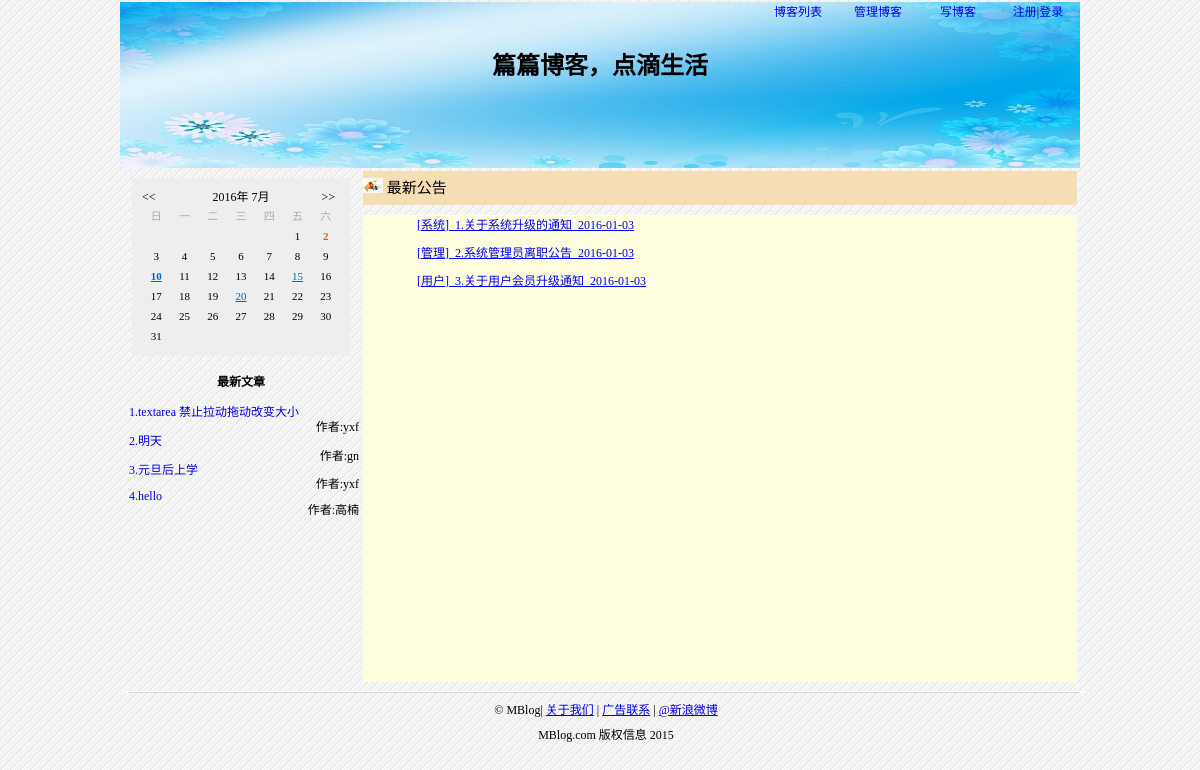
The page / on the database its author committed.
### tables this page shows
CREATE TABLE `bms_article` (
  `id` int(10) NOT NULL auto_increment COMMENT '编号',
  `atitle` varchar(200) NOT NULL COMMENT '文章标题',
  `acontent` text NOT NULL COMMENT '文章内容',
  `aauthor` varchar(20) NOT NULL COMMENT '文章作者',
  `adate` datetime NOT NULL COMMENT '上传时间',
  PRIMARY KEY  (`id`)
);

CREATE TABLE `bms_notice` (
  `id` int(4) NOT NULL auto_increment COMMENT '编号',
  `ntype` varchar(10) NOT NULL COMMENT '公告类型',
  `ntitle` varchar(50) NOT NULL COMMENT '公告主题',
  `ncontent` varchar(800) NOT NULL COMMENT '公告内容',
  `ntime` date NOT NULL COMMENT '发布时间',
  PRIMARY KEY  (`id`)
);

### artindex.php (the view, shortened to what this page needs)
<!DOCTYPE html PUBLIC "-//W3C//DTD XHTML 1.0 Transitional//EN" "http://www.w3.org/TR/xhtml1/DTD/xhtml1-transitional.dtd">
<html xmlns="http://www.w3.org/1999/xhtml">
<head>
</head>
<body>
<?
	$sql="select * from bms_article";
	$i=0;
	$result_ar=mysql_query($sql);
	while($rows=mysql_fetch_assoc($result_ar)){
		$i++;
	?>
	<p align="left"><a style="text-decoration:none" href="check.php?id=<?=$rows['id']?>">&nbsp;&nbsp;<?=$i.'.'.$rows['atitle'] ?></a></p>
	<p align="right">作者:<?=$rows['aauthor']?></p>
	<? }?>
</body>
</html>

### index.php (shortened to what this page needs)
<!DOCTYPE html PUBLIC "-//W3C//DTD HTML 4.01 Transitional//EN" "http://www.w3.org/TR/html4/loose.dtd">
<html>
<head>
</head>
<link href="css/register.css" rel="stylesheet" type="text/css"/>
<link href="css/calendar.css" rel="stylesheet" type="text/css"/>
<body>
<div class="bms">
	<div class="head">
		<div class="index_top">
			<ul>
				<li><a href="register.php">注册</a>|<a href="login.php">登录</a></li>
                <li><? @session_start(); echo "<a href='javascript:void(0);' onClick='writeblog();'>写博客</a>";?></li>
                <li><? @session_start(); echo "<a href='javascript:void(0);' onClick='managerblog();'>管理博客</a>";?></li>
                <li><? @session_start(); echo "<a href='javascript:void(0);' onClick='blog();'>博客列表</a>";?></li>
			</ul>
		</div>
		<div style="height:98px">
			<div style="text-align:center">
				<h1>篇篇博客，点滴生活</h1>
			</div>
		</div>
	</div>
	<div>
		<table>
			<tr>
				<td width="236px" height="501px" align="center">
					<div class="Calendar">
						<div id="idCalendarPre">&lt;&lt;</div>
						<div id="idCalendarNext">&gt;&gt;</div>
						<span id="idCalendarYear">2008</span>年 <span id="idCalendarMonth">8</span>月
						<table cellspacing="0">
							<thead>
								<tr>
									<td>日</td>
									<td>一</td>
									<td>二</td>
									<td>三</td>
									<td>四</td>
									<td>五</td>
									<td>六</td>
								</tr>
							</thead>
							<tbody id="idCalendar">
							</tbody>
						</table>
					</div>
					<div  style="height:60%">
						<h4>最新文章</h4>
                         <? require('artindex.php');?>
					</div>
				</td>
				<td width="714px" height="501px">
					<div class="notice">
						<image src="images/laba.jpeg">&nbsp;最新公告
					</div>
					<div style="height:467px;width:100%;background:#FFFFE0 " >
						<marquee onmouseover=this.stop() onmouseout=this.start() scrollmount=2 scrolldelay=7 direction=up>
							<? require('notindex.php');?>
						</marquee>
					</div>
				</td>
			</tr>
		</table>
	</div>
<?
require('foot.php');
?>
</body>
</html>

### notindex.php (shortened to what this page needs)
<!DOCTYPE html PUBLIC "-//W3C//DTD XHTML 1.0 Transitional//EN" "http://www.w3.org/TR/xhtml1/DTD/xhtml1-transitional.dtd">
<html xmlns="http://www.w3.org/1999/xhtml">
<head>
</head>
<body>
<?
	$sql="select * from bms_notice";
	$i=0;
	$result=mysql_query($sql);
	while($row=mysql_fetch_assoc($result)){
		$i++;
	?>
	<p style="margin:10px 54px"><a href="syscheck.php?id=<?=$row['id']?>">[<?=$row['ntype'] ?>]&nbsp;&nbsp;<?=$i.'.'.$row['ntitle'] ?>&nbsp;&nbsp;<?=$row['ntime'] ?></a></p>
	<? }?>
</body>
</html>

### foot.php
<div class="foot">
	<table cellspacing="5">
		<tbody>
			<tr>
				<td><img height="2px" src="images/4px.png"></td>
			</tr>
			<tr>
				<td>&copy; MBlog| <a href="http://www.mbolg.com.cn/home/aboutosc">关于我们</a> | <a href="mailto:1362216346@qq.com">广告联系</a> | <a target="_blank" href="http://weibo.com/">@新浪微博</a> </td>
			</tr>
			<tr>
				<td >MBlog.com 版权信息 2015</td>
			</tr>
		</tbody>
	</table>
</div>

### css/register.css (style rules this page uses)
.bms, .regeste0 { width:960px; }
.head { background:url(../images/head.jpg); height:166px }
.index_top { height:28px }
.index_top a { text-decoration: none; }
.index_top ul { margin:2px; }
.index_top ul li { width:80px; text-align:center; float:right; list-style:none; }
.reg_head, .notice { background:#BDB76B ; height:34px; font-size:15px; line-height:34px }
.notice { background:#F5DEB3 ; height:34px; font-size:15px; width:100%; text-align:left; }
.foot { text-align:center; width:960px; margin-left: auto; margin-right: auto; }

### css/calendar.css (style rules this page uses)
.Calendar table { width:100%; border:0; }
.Calendar table thead { color:#acacac; }
.Calendar table td { font-size: 11px; padding:1px; }
#idCalendarPre { cursor:pointer; float:left; padding-right:5px; }
#idCalendarNext { cursor:pointer; float:right; padding-right:5px; }

### artindex.php (style rules this page uses)
p { margin: -0.3em 0; }

### rows shown on the page
bms_article: atitle "textarea 禁止拉动拖动改变大小", aauthor "yxf"
bms_article: atitle "明天", aauthor "gn"
bms_article: atitle "元旦后上学", aauthor "yxf"
bms_article: atitle "hello", aauthor "高楠"
bms_notice: ntype "系统", ntitle "关于系统升级的通知", ntime "2016-01-03"
bms_notice: ntype "管理", ntitle "系统管理员离职公告", ntime "2016-01-03"
bms_notice: ntype "用户", ntitle "关于用户会员升级通知", ntime "2016-01-03"
